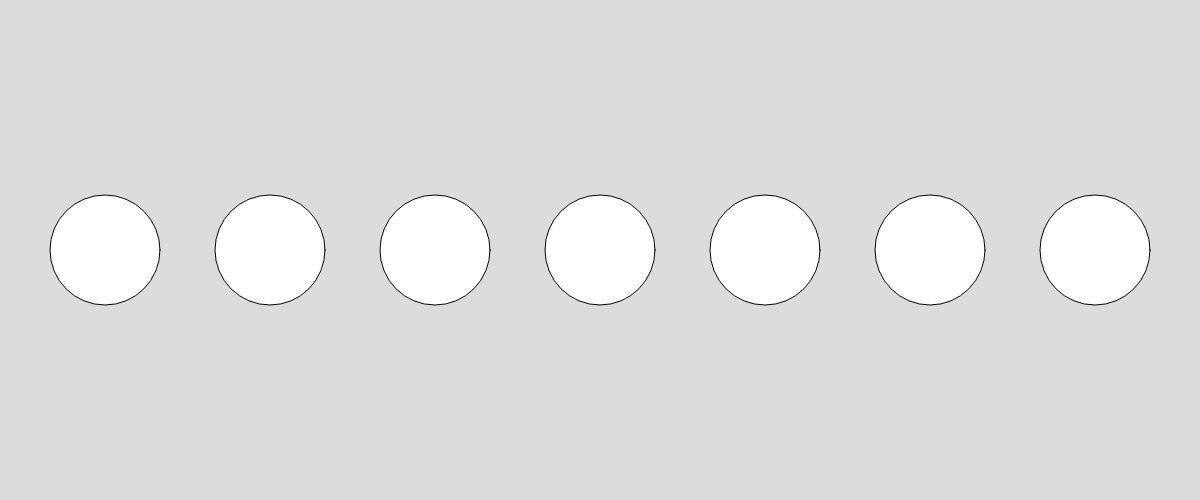
Frame 1 (no input)
Frame 2 (the mouse pressed at the canvas centre, redrawn once): identical to frame 1, image omitted

The p5.js sketch that drew this single still picture (run headless with seeded random() and noise() and a simulated clock; the mouse was pressed at the canvas centre and the sketch redrawn once):

// p5.js sketch
// ── sketch.js
function setup() {
  createCanvas(windowWidth, windowHeight / 2);
}

function draw() {
  background(220);
  strokeWeight(1);

  let totalPoints = 7;
  let margin = 50;
  let availableWidth = width - (margin * 2);
  let spacingRatio = 0.5; 
  let circleDiameter = availableWidth / (totalPoints + (totalPoints - 1) * spacingRatio);
  let spacing = circleDiameter * spacingRatio;
  let startX = margin + (circleDiameter / 2);
  let centerY = height / 2;

  for (let i = 0; i < totalPoints; i++) {
    let x = startX + i * (circleDiameter + spacing);
    
    circle(x, centerY, circleDiameter);
  }

  noLoop();
}

function windowResized() {
  resizeCanvas(windowWidth, windowHeight / 2);
  redraw();
}
